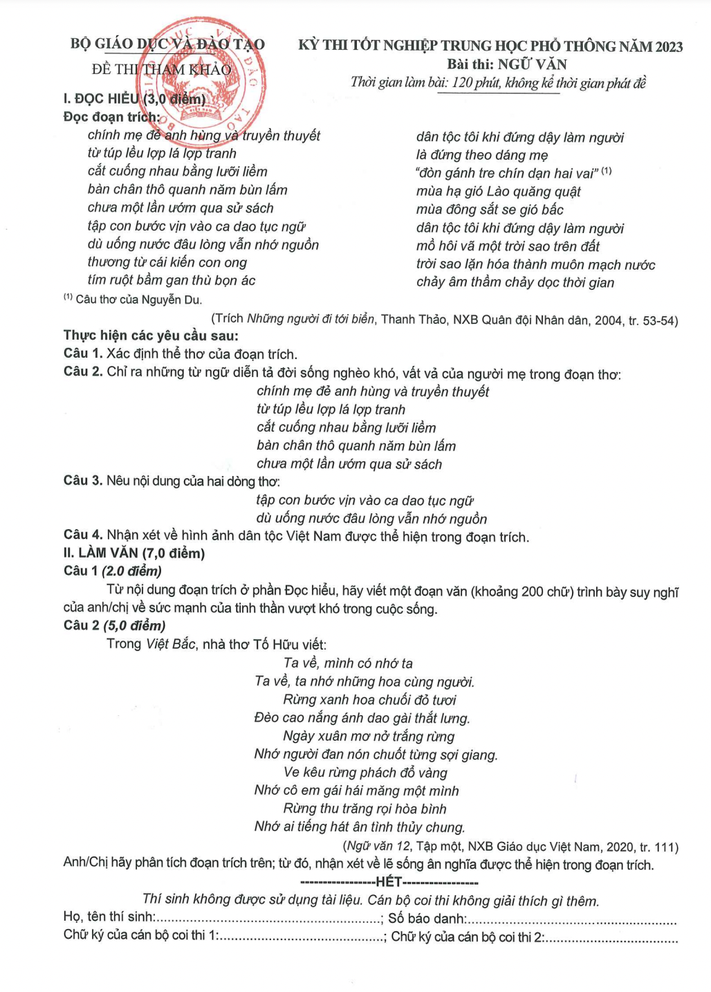
#> input picture Dev/OCR/images/van.png, 711 x 992 px, shrunk from 1028 x 1434 before the run
$ python question_detection.py
#> lines starting #> are read from the running program, lines starting #| are printed output that depends on the picture; after the words box and inside, x2 and y2 are one past the last pixel; in counts of white or black regions, pixels touching at a corner belong together
import cv2
import pytesseract
from pytesseract import Output
import numpy as np
from PIL import Image

image_path = 'images/van.png'

img = cv2.imread(image_path)
#> img is the input picture: shape (992, 711, 3); mean B, G, R 239.6, 239.6, 240

# Chuyển ảnh sang màu xám
gray = cv2.cvtColor(img, cv2.COLOR_BGR2GRAY)

# Áp dụng ngưỡng
_, thresh = cv2.threshold(gray, 150, 255, cv2.THRESH_BINARY_INV)
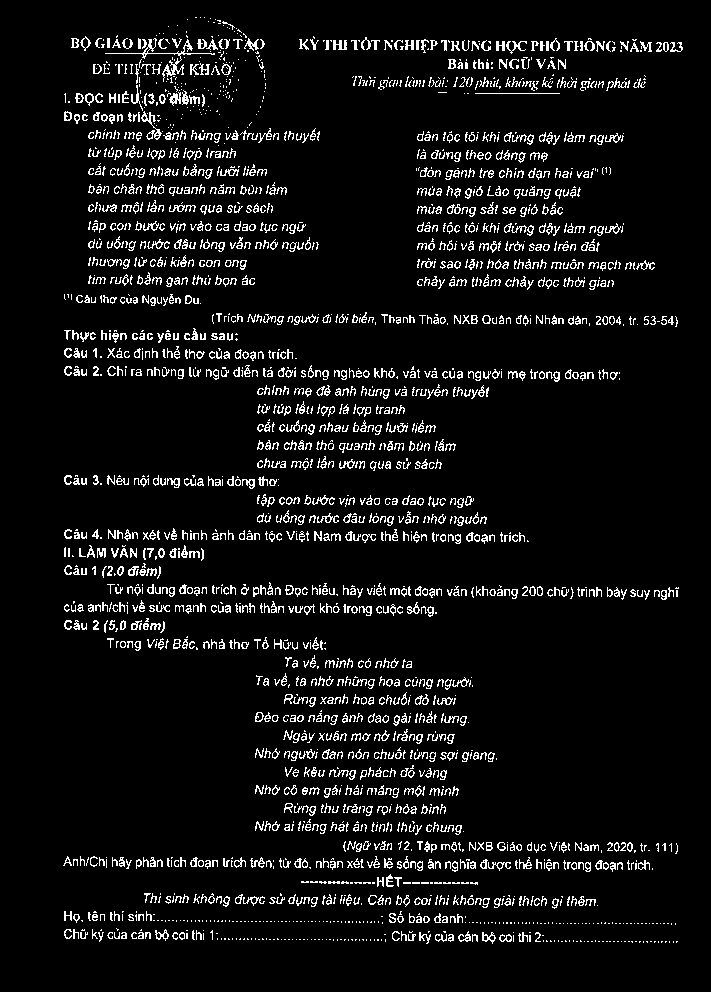
#> thresh: shape (992, 711); 6.7% white in thin lines or dots, all inside (x1, y1, x2, y2) = (63, 17, 683, 944)

# Tìm các contours
contours, _ = cv2.findContours(thresh, cv2.RETR_EXTERNAL, cv2.CHAIN_APPROX_SIMPLE)
#> contours = 2387 contours, 1850 with area under 20; largest, box (x1, y1, x2, y2) and area: (105, 38, 215, 82) 197, (141, 111, 162, 140) 137, (482, 932, 496, 944) 73, (80, 36, 91, 51) 72, (221, 63, 232, 75) 70

# Lọc các contours theo kích thước
min_contour_area = 1000
filtered_contours = [c for c in contours if cv2.contourArea(c) > min_contour_area]
#> filtered_contours = []

# Vẽ các contours lên ảnh gốc
for contour in filtered_contours:
    x, y, w, h = cv2.boundingRect(contour)
    cv2.rectangle(img, (x, y), (x+w, y+h), (0, 255, 0), 2)
#> this loop made 0 passes

# Hiển thị ảnh đã xử lý
cv2.imshow('Detected Bounding Boxes', img)
cv2.waitKey(0)
cv2.destroyAllWindows()

# Sử dụng Tesseract để nhận diện văn bản và các bounding box
#> (the run stopped early here; a loop or call above may not have finished)

$ run again, with Dev/OCR/images/2hinhhoc.png copied over Dev/OCR/images/van.png
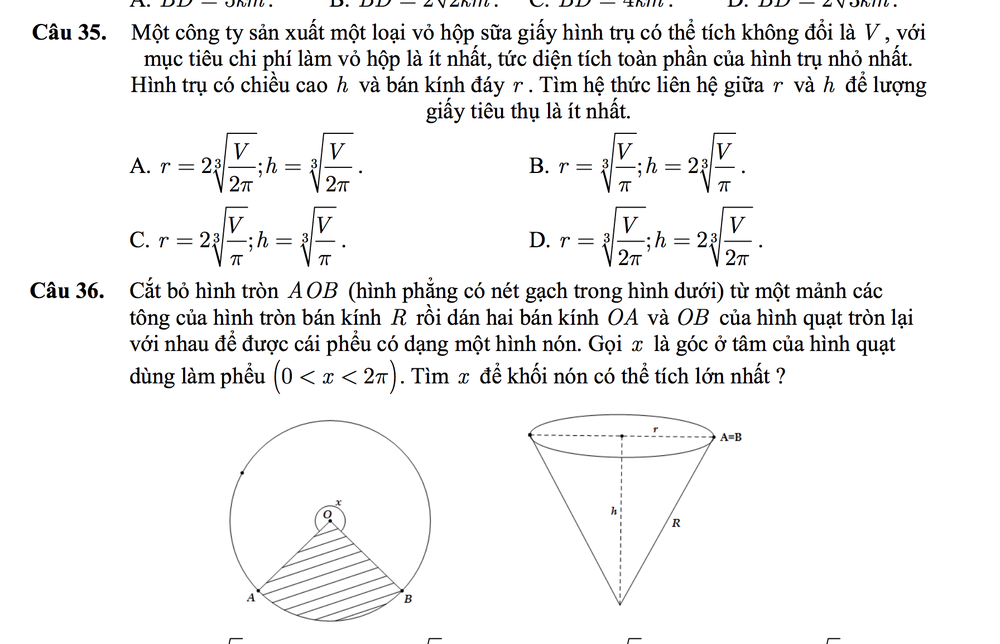
#> input picture Dev/OCR/images/2hinhhoc.png, 1000 x 644 px, shrunk from 1792 x 1154 before the run
#> img is the input picture: shape (644, 1000, 3); mean B, G, R 242.5, 242.3, 242.4
#> `_, thresh = cv2.threshold(gray, 150, 255, cv2.THRESH_BINARY_INV)`:
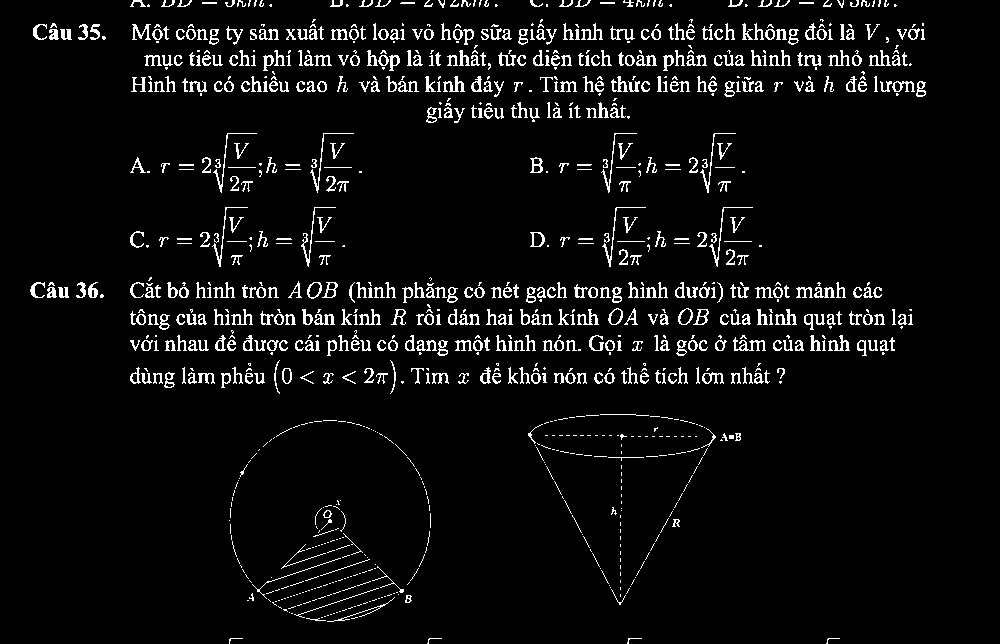
#> thresh: shape (644, 1000); 5.4% white in thin lines or dots, all inside (x1, y1, x2, y2) = (30, 0, 926, 644)
#> contours = 1035 contours, 640 with area under 20; largest, box (x1, y1, x2, y2) and area: (307, 282, 322, 299) 172, (678, 308, 693, 325) 171, (608, 308, 623, 325) 168, (530, 232, 545, 247) 154, (693, 309, 709, 325) 138
#> filtered_contours = []

$ run again, with Dev/OCR/images/dialy2.png copied over Dev/OCR/images/van.png
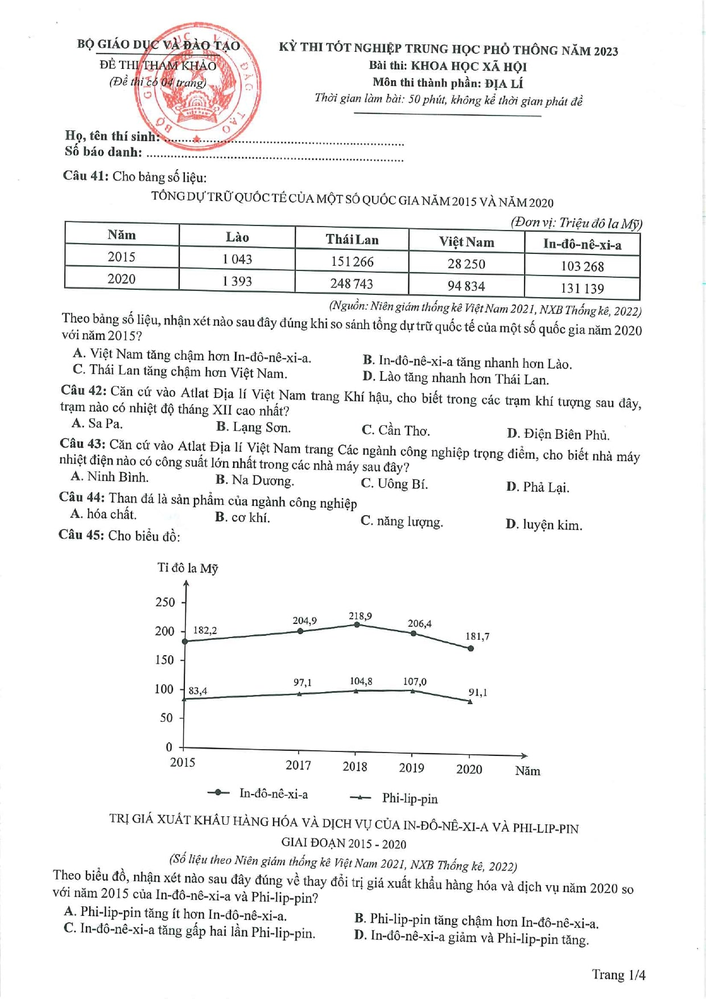
#> input picture Dev/OCR/images/dialy2.png, 706 x 999 px, shrunk from 1241 x 1755 before the run
#> img is the input picture: shape (999, 706, 3); mean B, G, R 241.9, 242, 242.3
#> `_, thresh = cv2.threshold(gray, 150, 255, cv2.THRESH_BINARY_INV)`:
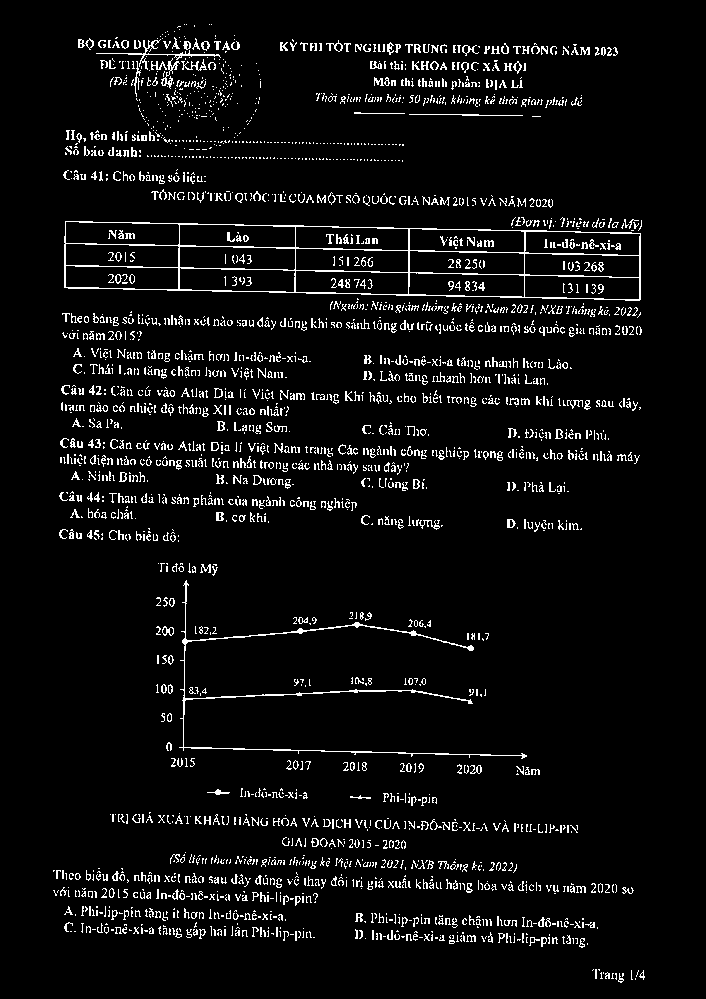
#> thresh: shape (999, 706); 5.5% white in thin lines or dots, all inside (x1, y1, x2, y2) = (53, 24, 645, 983)
#> contours = 2568 contours, 2455 with area under 20; largest, box (x1, y1, x2, y2) and area: (64, 221, 641, 301) 38442, (179, 580, 527, 759) 646, (96, 39, 221, 70) 138, (161, 58, 180, 89) 94, (162, 626, 174, 636) 68
#> filtered_contours = 1 contour; box (x1, y1, x2, y2) and area: (64, 221, 641, 301) 38442
#> the loop `for contour in filtered_contours:` made 1 pass
#> (x, y, w, h) on pass 1: (64, 221, 577, 80)
#> after the loop `for contour in filtered_contours:`:
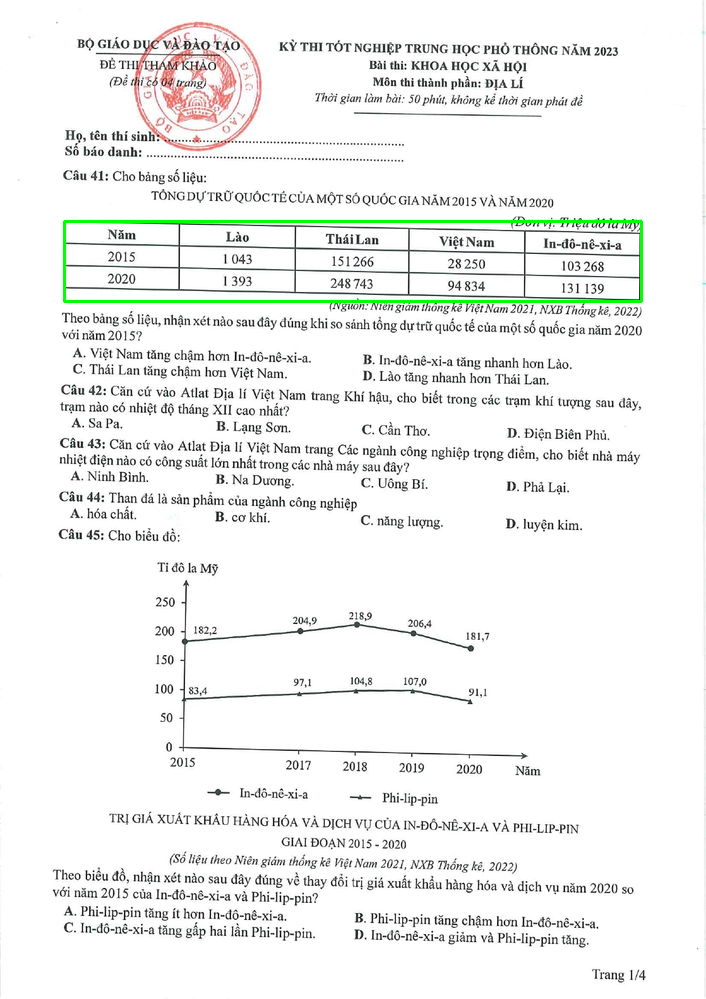
#> img: shape (999, 706, 3); 0.56% of pixels changed, all inside (x1, y1, x2, y2) = (63, 220, 643, 303)
